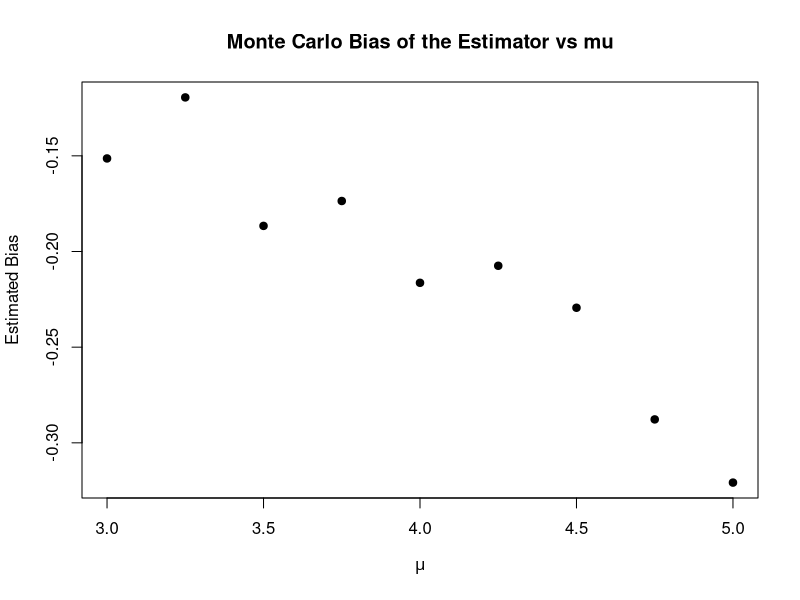
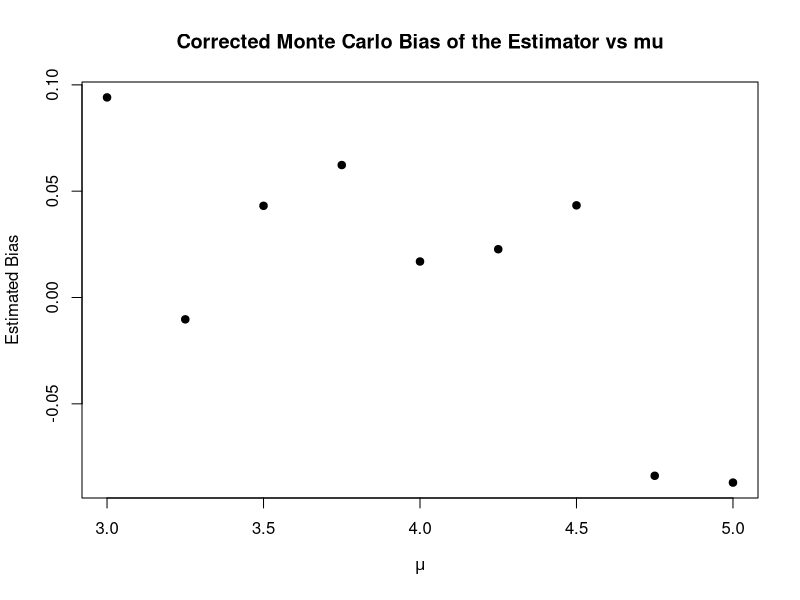
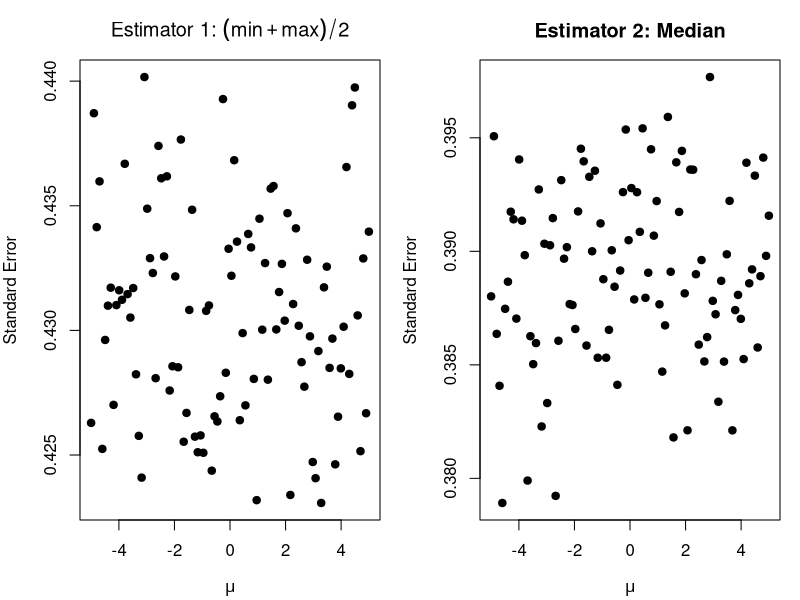
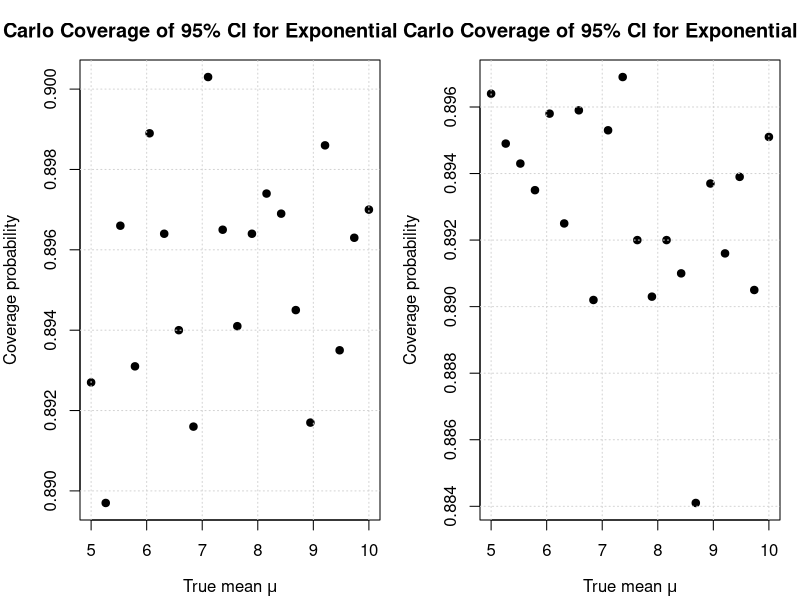
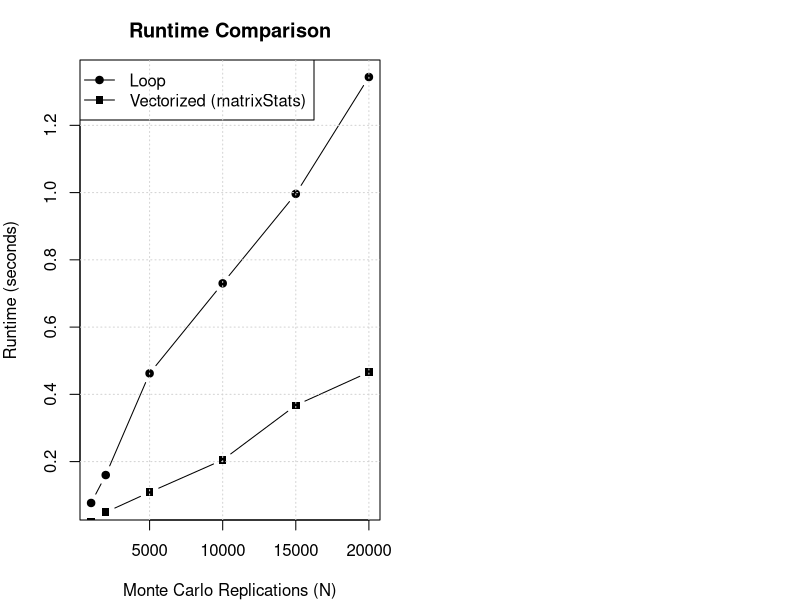

Here is the R script that generated these plots, in order:
## ---- chunk 1
knitr::opts_chunk$set(echo = TRUE)
## ---- chunk 2
set.seed(123)
N <- 1000000
Z <- rnorm(N)
g <- abs(Z)^(2/3) * (abs(Z) + 1)
estimate <- mean(g)
print(estimate)
## ---- chunk 3
N <- 1000000
U <- runif(N)
V <- runif(N)
f <- 2 * (U + 4*V) * log(3*U + 4*V + 1)
estimate <- mean(f)
print(estimate)
## ---- chunk 4
# given theoretical quantities
var_u3 <- 9 / 112
epsilon <- 0.005
alpha <- 0.01

# container for messages
out <- c()

# quantile from the standard normal distribution for 99% confidence
z <- qnorm(1 - alpha / 2)

# required number of Monte Carlo simulations
n_required <- ceiling(z^2 * var_u3 / epsilon^2)
out <- c(out, "Required number of simulations (n):")
out <- c(out, as.character(as.integer(n_required)))
out <- c(out, strrep("-", 50))

# generate samples
n <- as.integer(n_required)
U <- runif(n)

# estimator
theta_hat <- mean(U^3)
theta_exact <- 1 / 4
abs_error <- abs(theta_hat - theta_exact)
out <- c(out, sprintf("Monte Carlo estimate of theta:%.6f", theta_hat))
out <- c(out, sprintf("Exact value of theta:%.6f", theta_exact))
out <- c(out, sprintf("Absolute error: %.6f", abs_error))
out <- c(out, strrep("-", 50))

# standard error
std_error <- sqrt(var_u3 / n)

# confidence interval
ci <- c(theta_hat - z * std_error, theta_hat + z * std_error)
out <- c(out, "99% Confidence interval for theta:")
out <- c(out, sprintf("(%.6f, %.6f)", ci[1], ci[2]))

# print everything at once
cat(paste(out, collapse = "\n")) 
## ---- chunk 5
# exact value of the expectation
theta_exact <- exp(1.5)

cat(sprintf("Exact value of theta: %.6f\n", theta_exact))
## ---- chunk 6
n <- 200000
Z <- rnorm(n)
g <- exp(1 + Z)
theta_mc <- mean(g)
std_error_mc <- sd(g) / sqrt(n)
ci_mc <- c(theta_mc - 1.96 * std_error_mc,
           theta_mc + 1.96 * std_error_mc)

# print everything at once
out <- c(sprintf("Monte Carlo estimate of theta: %.6f", theta_mc))
out <- c(out, sprintf("Monte Carlo variance of theta: %.6f", var(g)))
out <- c(out, sprintf("Exact value of theta: %.6f", theta_exact))
out <- c(out, "99% Confidence interval for theta:")
out <- c(out, sprintf("[%.6f, %.6f]\n", ci_mc[1], ci_mc[2]))
cat(paste(out, collapse = "\n")) 
## ---- chunk 7
n <- 200000
Z <- rnorm(n)
g_av <- 0.5 * (exp(1 + Z) + exp(1 - Z))
theta_av <- mean(g_av)
std_error_av <- sd(g_av) / sqrt(n)
ci_av <- c(theta_av - 1.96 * std_error_av,
           theta_av + 1.96 * std_error_av)

# print everything at once
out <- c(sprintf("Monte Carlo estimate of theta: %.6f", theta_av))
out <- c(out, sprintf("Monte Carlo variance of theta: %.6f", var(g_av)))
out <- c(out, sprintf("Exact value of theta: %.6f", theta_exact))
out <- c(out, "99% Confidence interval for theta:")
out <- c(out, sprintf("[%.6f, %.6f]\n", ci_av[1], ci_av[2]))
cat(paste(out, collapse = "\n")) 
## ---- chunk 8
n <- 1000000
X <- rnorm(n)

# exact value of the probability
p_exact <- pnorm(4) - pnorm(3)
cat(sprintf("Exact value: %.6f\n", p_exact))

indicators <- as.numeric(X >= 3 & X <= 4)
p_hat_mc <- mean(indicators)
std_error_mc <- sqrt(p_hat_mc * (1 - p_hat_mc) / n)
ci_mc <- c(p_hat_mc - 1.96 * std_error_mc,
           p_hat_mc + 1.96 * std_error_mc)

# print everything at once
out <- c(sprintf("Monte Carlo estimate of p: %.6f", p_hat_mc))
out <- c(out, "99% Confidence interval for p:")
out <- c(out, sprintf("[%.6f, %.6f]\n", ci_mc[1], ci_mc[2]))
cat(paste(out, collapse = "\n")) 
## ---- chunk 9
Y <- rnorm(n, mean = 3.5, sd = 1.0)

# target density f and proposal density h
f <- dnorm(Y, mean = 0, sd = 1)
h <- dnorm(Y, mean = 3.5, sd = 1)

weights <- f / h

is_estimates <- weights * as.numeric(Y >= 3 & Y <= 4)

p_hat_is <- mean(is_estimates)

std_error_is <- sd(is_estimates) / sqrt(n)

ci_is <- c(p_hat_is - 1.96 * std_error_is,
           p_hat_is + 1.96 * std_error_is)

# print everything at once
out <- c(sprintf("Exact value: %.6f", p_exact))
out <- c(out, sprintf("Importance sampling estimate of p: %.6f", p_hat_is))
out <- c(out, "99% Confidence interval for p:")
out <- c(out, sprintf("[%.6f, %.6f]\n", ci_is[1], ci_is[2]))
cat(paste(out, collapse = "\n")) 
## ---- chunk 10
n <- 200000
U <- runif(n)

# exact value
theta_exact <- exp(1) - 1
cat(sprintf("Exact value of theta: %.6f\n", theta_exact))

# Monte Carlo estimation
g <- exp(U)
theta_mc <- mean(g)
std_error_mc <- sd(g) / sqrt(n)
ci_mc <- c(theta_mc - 1.96 * std_error_mc,
           theta_mc + 1.96 * std_error_mc)

# print everything at once
out <- c(sprintf("Monte Carlo estimate of theta: %.6f", theta_mc))
out <- c(out, sprintf("Monte Carlo variance of theta: %.6f", var(g)))
out <- c(out, "99% Confidence interval for theta:")
out <- c(out, sprintf("[%.6f, %.6f]\n", ci_mc[1], ci_mc[2]))
cat(paste(out, collapse = "\n")) 
## ---- chunk 11
c0 = 6 * (3 - exp(1))
sprintf("Efficient coefficient: %.6f", c0)

h <- U
Eh <- 0.5
Y <- g - c0 * (h - Eh)
theta_cv <- mean(Y)
std_error_cv <- sd(g - Y) / sqrt(n)
ci_cv <- c(theta_cv - 1.96 * std_error_cv,
           theta_cv + 1.96 * std_error_cv)

# print everything at once
out <- c(sprintf("Control variate estimate of theta: %.6f", theta_cv))
out <- c(out, sprintf("Control variate variance of theta: %.6f", var(Y)))
out <- c(out, "99% Confidence interval for theta:")
out <- c(out, sprintf("[%.6f, %.6f]\n", ci_cv[1], ci_cv[2]))
cat(paste(out, collapse = "\n")) 

## ---- chunk 12
var_mc <- var(g)
var_cv <- var(g - c0 * (h - Eh))
empirical_factor <- var_cv / var_mc
cat(sprintf("Empirical ratio of the variances: %.6f\n", empirical_factor))
## ---- chunk 13
rho <- cor(g, h)
theoretical_factor <- 1 - rho^2
cat(sprintf("Empirical ratio of the variances: %.6f\n", empirical_factor))
cat(sprintf("Theoretical ratio of the variances: %.6f\n", theoretical_factor))
## ---- chunk 14
N <- 1000
sample_size <- 9
mu_values <- seq(3, 5, length.out = sample_size)
biases <- numeric(length(mu_values))

for (i in seq_along(mu_values)) {
  mu <- mu_values[i]
  estimates <- numeric(N)
  
  for (j in 1:N) {
    X <- rexp(sample_size, rate = 1 / mu)  # exponential with mean mu
    X_sorted <- sort(X)
    estimator <- (2 * X_sorted[1] + X_sorted[5] + X_sorted[sample_size]) / 4
    estimates[j] <- estimator
  }
  
  biases[i] <- mean(estimates) - mu
}

print(biases)

# scatter plot of bias vs mu
plot(mu_values, biases,xlab = expression(mu),ylab = "Estimated Bias",main = "Monte Carlo Bias of the Estimator vs mu",pch = 19)

avg_bias = mean(biases)
sprintf("Average of Biases: %.6f", avg_bias)
## ---- chunk 15
corrected_biases <- numeric(length(mu_values))

for (i in seq_along(mu_values)) {
  mu <- mu_values[i]
  estimates <- numeric(N)
  
  for (j in 1:N) {
    X <- rexp(sample_size, rate = 1 / mu)  # exponential with mean mu
    X_sorted <- sort(X)
    
    estimator <- (2 * X_sorted[1] + X_sorted[5] + X_sorted[sample_size]) / 4
    estimator_corrected <- estimator - avg_bias  # avg_bias must be defined previously
    estimates[j] <- estimator_corrected
  }
  
  corrected_biases[i] <- mean(estimates) - mu
}

print(corrected_biases)

# scatter plot of corrected bias vs mu
plot(mu_values, corrected_biases,
     xlab = expression(mu), ylab = "Estimated Bias",
     main = "Corrected Monte Carlo Bias of the Estimator vs mu",pch = 19)
## ---- chunk 16
N <- 5000  # Monte Carlo repetitions
n <- 10    # sample size
mu_values <- seq(-5, 5, length.out = 100)

se_mu1 <- numeric(length(mu_values))
se_mu2 <- numeric(length(mu_values))

for (i in seq_along(mu_values)) {
  mu <- mu_values[i]
  est1 <- numeric(N)
  est2 <- numeric(N)
  
  for (j in 1:N) {
    X <- rnorm(n, mean = mu, sd = 1)
    X_sorted <- sort(X)
    mu1 <- 0.5 * (X_sorted[1] + X_sorted[n])
    mu2 <- X_sorted[n %/% 2]  # median for n=10
    est1[j] <- mu1
    est2[j] <- mu2
  }
  
  se_mu1[i] <- sd(est1)
  se_mu2[i] <- sd(est2)
}

# plotting
par(mfrow = c(1, 2), mar = c(4, 4, 3, 1))

# estimator 1
plot(mu_values, se_mu1, pch = 19, 
     xlab = expression(mu), ylab = "Standard Error", 
     main = expression("Estimator 1: " * (min + max)/2))

# estimator 2
plot(mu_values, se_mu2, pch = 19, 
     xlab = expression(mu), ylab = "Standard Error",
     main = "Estimator 2: Median")
## ---- chunk 17
n <- 8               # sample size
N <- 10000           # Monte Carlo replications
alpha <- 0.05
mu_grid <- seq(5, 10, length.out = 20)
t_crit <- qt(1 - alpha/2, df = n - 1)
coverage_loop <- numeric(length(mu_grid))

for (i in seq_along(mu_grid)) {
  mu <- mu_grid[i]
  count <- 0
  
  for (j in 1:N) {
    # generate sample
    X <- rexp(n, rate = 1 / mu)  # mean = mu
    
    # sample statistics
    Xbar <- mean(X)
    s <- sd(X)
    
    # confidence interval
    d <- t_crit * s / sqrt(n)
    U <- Xbar - d
    V <- Xbar + d
    
    # coverage check
    if (U <= mu && mu <= V) {
      count <- count + 1
    }
  }
  
  coverage_loop[i] <- count / N
}

# plot
plot(mu_grid, coverage_loop, pch = 19,
     xlab = expression("True mean " * mu), ylab = "Coverage probability",
     main = "Monte Carlo Coverage of 95% CI for Exponential Mean (n = 8)")
grid()
## ---- chunk 18
coverage_matrix <- numeric(length(mu_grid))

for (i in seq_along(mu_grid)) {
  mu <- mu_grid[i]
  
  # generate all samples at once
  X <- matrix(rexp(N * n, rate = 1 / mu), nrow = N, ncol = n)
  
  # sample statistics (along rows)
  Xbar <- rowMeans(X)
  s <- apply(X, 1, sd)
  
  # confidence intervals
  d <- t_crit * s / sqrt(n)
  U <- Xbar - d
  V <- Xbar + d
  
  # Coverage indicator
  coverage <- mean(U <= mu & mu <= V)
  coverage_matrix[i] <- coverage
}

plot(mu_grid, coverage_matrix, pch = 19,
     xlab = expression("True mean " * mu), ylab = "Coverage probability",
     main = "Monte Carlo Coverage of 95% CI for Exponential Mean (n = 8)")
grid()
## ---- chunk 19
library(matrixStats) # we need this package to use power of Fortran

coverage_fast <- function(mu_grid, n, N, alpha = 0.05) {
  t_crit <- qt(1 - alpha/2, df = n - 1)
  coverage <- numeric(length(mu_grid))
  
  for (i in seq_along(mu_grid)) {
    mu <- mu_grid[i]
    # generate all samples at once
    X <- matrix(rexp(N * n, rate = 1 / mu), nrow = N, ncol = n)
    # fast row statistics
    Xbar <- rowMeans(X)
    s <- rowSds(X)
    d <- t_crit * s / sqrt(n)
    coverage[i] <- mean((Xbar - d <= mu) & (mu <= Xbar + d))
  }
  return(coverage)
}

coverage_loop <- function(mu_grid, n, N, alpha = 0.05) {
  t_crit <- qt(1 - alpha/2, df = n - 1)
  coverage <- numeric(length(mu_grid))

  for (i in seq_along(mu_grid)) {
    mu <- mu_grid[i]
    k <- 0
    
    for (j in 1:N) {
      X <- rexp(n, rate = 1 / mu)
      Xbar <- mean(X)
      s <- sd(X)
      d <- t_crit * s / sqrt(n)
      
      if (Xbar - d <= mu && mu <= Xbar + d) {
        k <- k + 1
      }
    }
    coverage[i] <- k / N
  }
  coverage
}

set.seed(123)
n <- 100
mu_grid <- seq(5, 10, length.out = 6)
N_values <- c(1000,2000,5000,10000,15000,20000)
times_loop <- numeric(length(N_values))
times_fast <- numeric(length(N_values))

# time the calculations
for (i in seq_along(N_values)) {
  N <- N_values[i]
  start <- Sys.time()
  coverage_loop(mu_grid, n, N)
  times_loop[i] <- as.numeric(Sys.time() - start)

  start <- Sys.time()
  coverage_fast(mu_grid, n, N)
  times_fast[i] <- as.numeric(Sys.time() - start)
}

# plot
plot(N_values, times_loop, type="b", pch=19,
     xlab="Monte Carlo Replications (N)",
     ylab="Runtime (seconds)",
     main="Runtime Comparison")
lines(N_values, times_fast, type="b", pch=15)
legend("topleft",
       legend=c("Loop","Vectorized (matrixStats)"),
       pch=c(19,15),
       lty=1)
grid()
